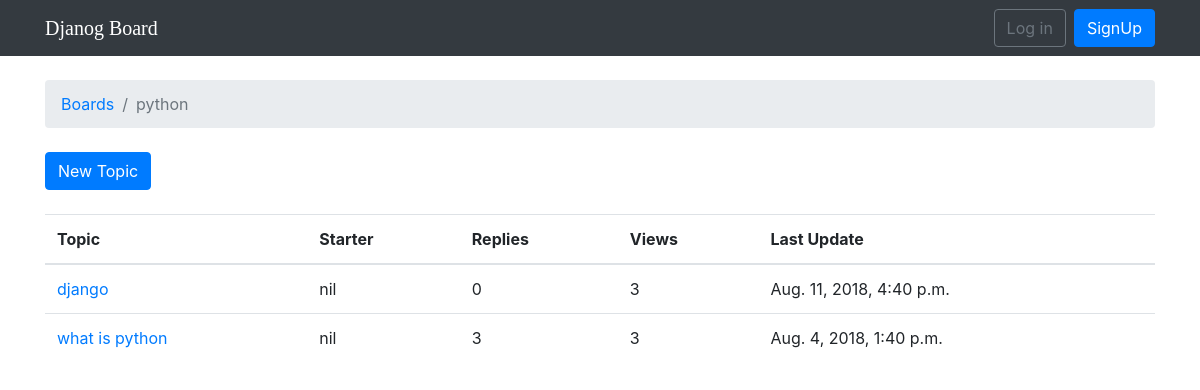
The app's page /boards/1/, older data.
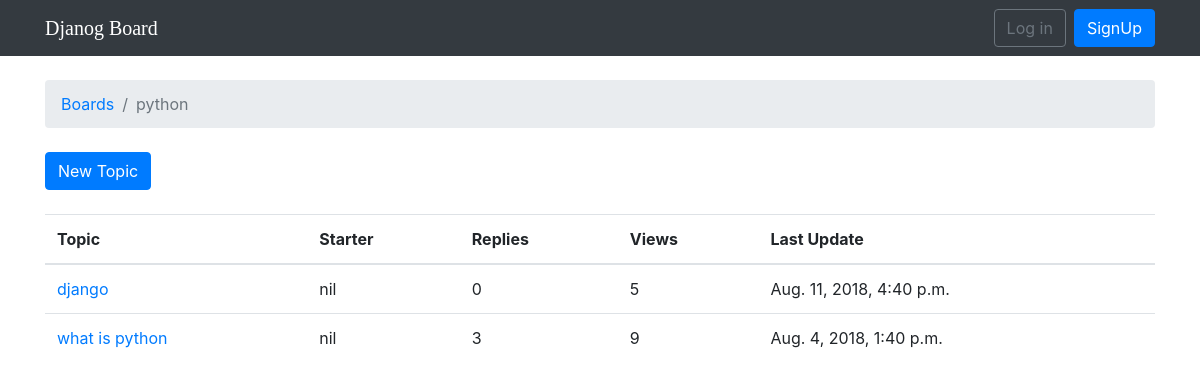
The same page, newer data.
### djforum/models.py (models this page shows, shortened)
class Board(models.Model):
	name = models.CharField(max_length = 255)
	description = models.CharField(max_length = 255)

class Topic(models.Model):
	subject = models.CharField(max_length = 255)
	last_updated = models.DateTimeField(auto_now_add = True)
	board = models.ForeignKey(Board, on_delete = models.CASCADE, related_name = 'topics')
	starter = models.ForeignKey(User, on_delete = models.CASCADE, related_name = 'topics')
	views = models.PositiveIntegerField(default = 0)

### djforum/views.py (the view)
# urls.py: path('boards/<int:pk>/', views.TopicListView.as_view(), name = 'board_topics'),
class TopicListView(ListView):
	model = Topic
	context_object_name = 'topics'
	template_name = 'topics.html'
	paginated_by = 20
	def get_context_data(self, **kwargs):
		kwargs['board'] = self.board
		return super().get_context_data(**kwargs)
	def get_queryset(self):
		self.board = get_object_or_404(Board, pk = self.kwargs.get('pk'))
		queryset = self.board.topics.order_by('-last_updated').annotate(replies=Count('posts')-1)
		return queryset

### templates/topics.html (shortened to what this page needs)
{% extends 'base.html' %}
{% block breadcrumb %}
	<li class="breadcrumb-item"><a href="{% url 'home' %}">Boards</a></li>
	<li class="breadcrumb-item active">{{ board.name }}</li>
{% endblock breadcrumb %}
{% block content %}
	<div class="mb-4">
		<a href="{% url 'new_topic' board.pk %}" class="btn btn-primary">New Topic</a>
	</div>
	<table class="table">
		<thead class="thead-inverse">
			<tr>
				<th>Topic</th>
				<th>Starter</th>
				<th>Replies</th>
				<th>Views</th>
				<th>Last Update</th>
			</tr>
		</thead>
		<tbody>
			{% for topic in topics %}
			<tr>
				<td><a href="{% url 'topic_posts' board.pk topic.pk %}">{{topic.subject}}</a></td>
				<td>{{topic.starter.username}}</td>
				<td>{{topic.replies}}</td>
				<td>{{topic.views}}</td>
				<td>{{topic.last_updated}}</td>
			</tr>
			{% endfor %}
		</tbody>
	</table>
{% endblock content %}

### templates/base.html (shortened to what this page needs)
{% load static %}
<!DOCTYPE html>
<html lang="en">
<head>
	<link rel="stylesheet" href="{% static 'css/bootstrap.min.css' %}">
	<link rel="stylesheet" href="{% static 'css/apps.css' %}">
</head>
<body>
	{% block body %}
		<nav class="navbar navbar-expand-lg navbar-dark bg-dark">
			<div class="container">
			  <a class="navbar-brand" href="{% url 'home' %}">Djanog Board</a>
			  <div class="collapse navbar-collapse" id="navbarTogglerDemo02">
			    {% if user.is_authenticated %}
			    <ul class="navbar-nav ml-auto mt-2 mt-lg-0">
			      <li class="nav-item active">
			        <a class="nav-link dropdown-toggle" id="navbarDropdown" data-toggle="dropdown" aria-haspopup="true" aria-expanded="false" href="#">{{user.username}}</a>
			        <div class="dropdown-menu dropdown-menu-right" aria-labelledby="navbarDropdown">
			          <a class="dropdown-item" href="#">My account</a>
			          <a class="dropdown-item" href="#">Change password</a>
			          <div class="dropdown-divider"></div>
			          <a class="dropdown-item" href="{% url 'logout' %}">Log out</a>
			        </div>
			      </li>
			     </ul>
			     {% else %}
			     	<form action="" class="form-inline ml-auto">
			     		<a href="{% url 'login' %}" class="btn btn-outline-secondary">Log in</a>
			     		<a href="{% url 'signup' %}" class="btn btn-primary ml-2">SignUp</a>
			     	</form>
			     {% endif %}
			  </div>
			 </div>
		</nav>
		<div class="container">
			<ol class="breadcrumb my-4">
				{% block breadcrumb %}
				{% endblock breadcrumb %}
			</ol>
			{% block content %}
			{% endblock content %}
		</div>
	{% endblock body %}
</body>
</html>

### static/css/apps.css (style rules this page uses)
.navbar-brand { font-family: 'Peralta', cursive; }

Row changes from the older to the newer data that the page shows:
changed Topic "django": views "3" → "5"
changed Topic "what is python": views "3" → "9"
